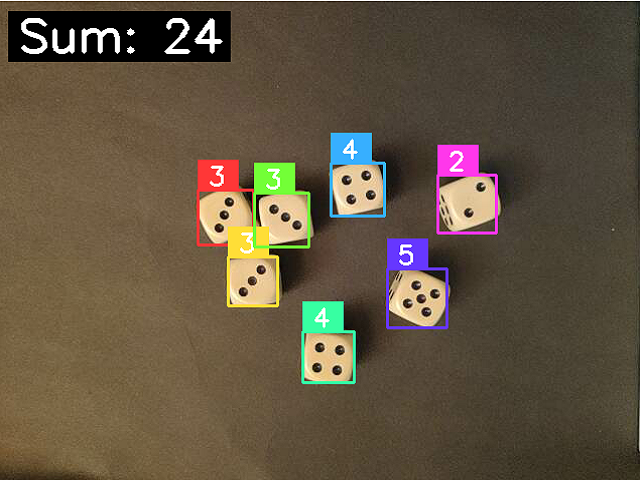
#> input picture ex1.png, 640 x 480 px
$ python -i adadadawdad.py   (imports and definitions only)
#> lines starting #> are read from the running program, lines starting #| are printed output that depends on the picture; after the words box and inside, x2 and y2 are one past the last pixel; in counts of white or black regions, pixels touching at a corner belong together
#> further down, picture is the input picture: shape (480, 640, 3); mean B, G, R 64.5, 83.8, 97
import cv2
import numpy as np
from sklearn.cluster import KMeans
from sklearn.metrics import calinski_harabasz_score

# TODO: REDO THIS FUNCTION

# Function to process a frame to identify the bounding boxes of the die faces
def process_frame(frame):
    # convert to grayscale
    gray = cv2.cvtColor(frame, cv2.COLOR_BGR2GRAY)
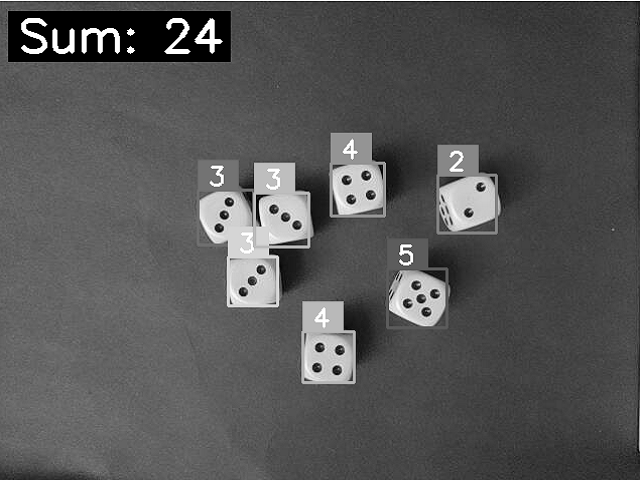
#> gray: shape (480, 640); min 0, max 255, mean 85.5
    # blur
    blur = cv2.GaussianBlur(gray, (5, 5), 0.5)
    # thresholding using Otsu's method
    _, threshed = cv2.threshold(blur, 0, 255, cv2.THRESH_BINARY + cv2.THRESH_OTSU)
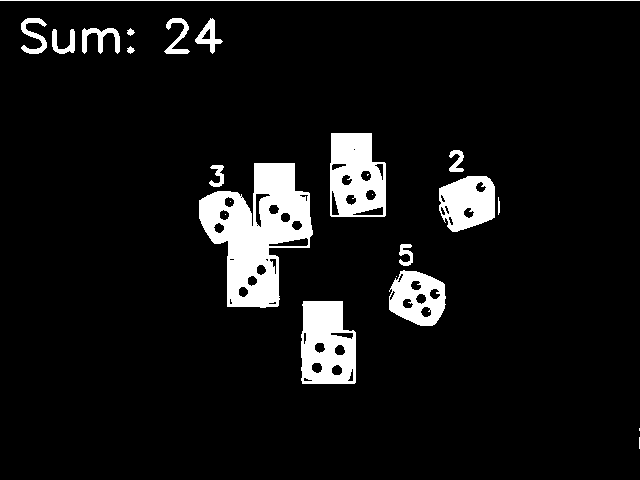
#> threshed: shape (480, 640); 7.7% white; 24 white regions (7 under 20 px), largest, box (x1, y1, x2, y2) and area: (199, 163, 313, 308) 8901, (301, 301, 356, 384) 3641, (330, 133, 386, 217) 3638

    if np.sum(threshed == 255) > np.sum(threshed == 0):
        threshed = cv2.bitwise_not(threshed)

    # morphological operations to remove noise
    kernel = np.ones((3,3), np.uint8)
    threshed = cv2.morphologyEx(threshed, cv2.MORPH_OPEN, kernel, iterations=2)
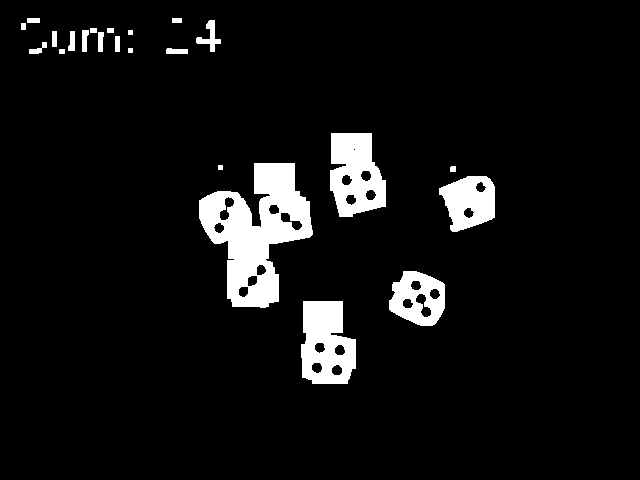
#> threshed: shape (480, 640); 6.8% white; 23 white regions, largest, box (x1, y1, x2, y2) and area: (199, 163, 313, 308) 8437, (301, 301, 356, 384) 3453, (330, 133, 386, 217) 3393

    white_pixels = np.column_stack(np.where(threshed == 255))
#> white_pixels = 20831 pairs, first value 18 to 383, second value 21 to 494

    # if not enough white pixels, return empty list
    if len(white_pixels) < 50:
        return []

    # evaluate the clusters by using calinski_harabasz_score
    scores = []
    for k in range(2, 10):
        kmeans = KMeans(n_clusters=k, random_state=0).fit(white_pixels)
        labels = kmeans.labels_
        score = calinski_harabasz_score(white_pixels, labels)
        scores.append(score)
#> this loop made 8 passes
#> score on passes 1 to 8: 13349.3, 16272.8, 22923.6, 32002.4, 32687.5, 31791.6, 48522, 57683.5
#> after the loop, scores = [13349.3, 16272.8, 22923.6, 32002.4, 32687.5, 31791.6, 48522, 57683.5]

    optimal_k = np.argmax(scores) + 2
#> optimal_k = 9

    # clusterin with optimal k
    kmeans = KMeans(n_clusters=optimal_k, random_state=0).fit(white_pixels)
    labels = kmeans.labels_

    # calculate bounding boxes for each cluster
    bounding_boxes = []
    for i in range(optimal_k):
        cluster_points = white_pixels[labels == i]
        x, y, w, h = cv2.boundingRect(cluster_points)

        # check whether the aspect ratio is acceptable between 0.8 and 1.2
        aspect_ratio = w / h
        if 0.8 <= aspect_ratio <= 1.2:
            size = (w+h)//2
            bounding_boxes.append((x, y, size, size))
#> this loop made 9 passes
#> (x, y, w, h, aspect_ratio, size) on passes 2, 7: (271, 389, 55, 56, 0.982, 55), (166, 439, 66, 56, 1.18, 61)
#> (x, y, w, h, aspect_ratio) on passes 1, 3, 4, 5, 6, 8: (163, 254, 81, 59, 1.37), (165, 199, 88, 64, 1.38), (301, 301, 83, 55, 1.51), (18, 21, 36, 112, 0.321), (238, 227, 70, 52, 1.35), (133, 330, 84, 56, 1.5)
#> after the loop, bounding_boxes = [(271, 389, 55, 55), (166, 439, 61, 61)]

    # for each bounding box, calculate the order
    sorting_number = []
    for (x, y, w, h) in bounding_boxes:
        sorting_number.append(x * frame.shape[1] + y)
#> this loop made 2 passes
#> after the loop, sorting_number = [173829, 106679]

    # sort bounding boxes according to the sorting number
    bounding_boxes = [box for _, box in sorted(zip(sorting_number, bounding_boxes))]
#> bounding_boxes = [(166, 439, 61, 61), (271, 389, 55, 55)]

    return bounding_boxes

>>> import cv2
>>> picture = cv2.imread('ex1.png')
>>> result = process_frame(picture)
#> result = [(166, 439, 61, 61), (271, 389, 55, 55)]

$ run again, on ex2.png
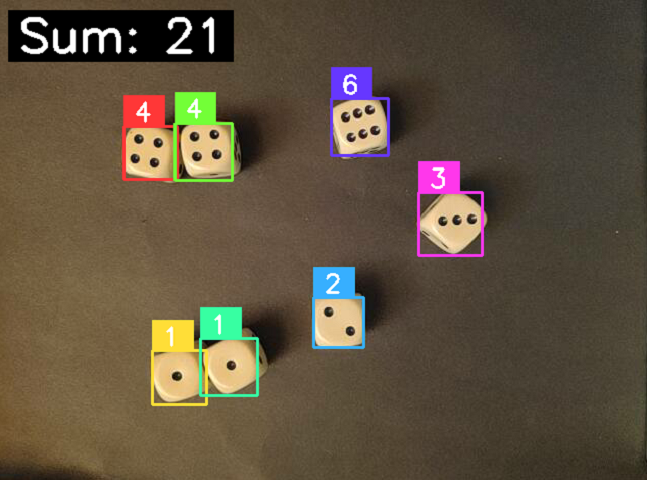
#> input picture ex2.png, 647 x 480 px
#> picture is the input picture: shape (480, 647, 3); mean B, G, R 62.7, 81.5, 94.8
#> in process_frame, `gray = cv2.cvtColor(frame, cv2.COLOR_BGR2GRAY)`:
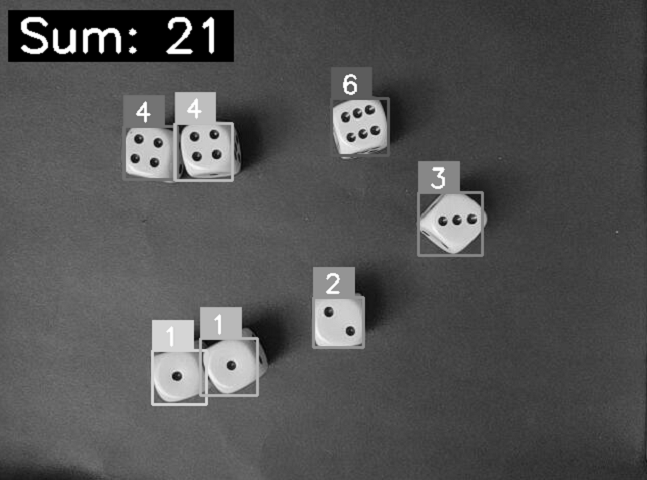
#> gray: shape (480, 647); min 0, max 255, mean 83.3
#> in process_frame, `threshed = cv2.morphologyEx(threshed, cv2.MORPH_OPEN, kernel, iteratio..`:
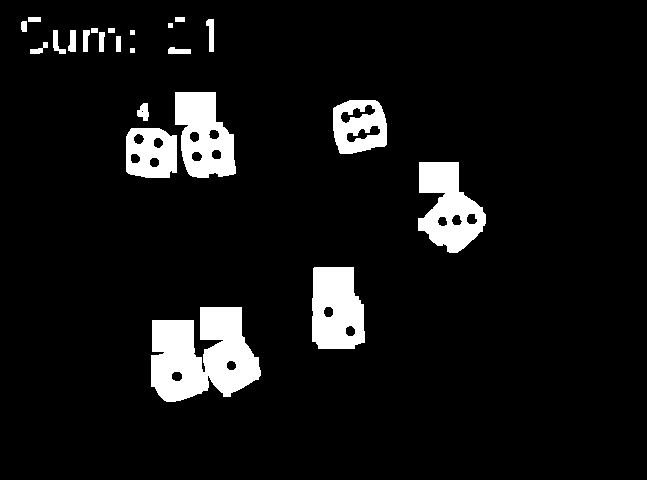
#> threshed: shape (480, 647); 7.7% white; 23 white regions, largest, box (x1, y1, x2, y2) and area: (151, 307, 261, 402) 7309, (418, 162, 486, 253) 3732, (312, 267, 365, 349) 3688
#> white_pixels = 23974 pairs, first value 17 to 401, second value 21 to 485
#> the loop in process_frame, `for k in range(2, 10):` made 8 passes
#> score on passes 1 to 8: 17088.6, 44536.8, 57411.1, 62794.7, 81572.7, 80112.5, 85786.8, 80998.6
#> after the loop in process_frame, `for k in range(2, 10):`: scores = [17088.6, 44536.8, 57411.1, 62794.7, 81572.7, 80112.5, 85786.8, 80998.6]
#> optimal_k = 8
#> the loop in process_frame, `for i in range(optimal_k):` made 8 passes
#> (x, y, w, h, aspect_ratio, size) on pass 7: (100, 333, 54, 54, 1, 54)
#> after the loop in process_frame, `for i in range(optimal_k):`: bounding_boxes = [(100, 333, 54, 54)]
#> the loop in process_frame, `for (x, y, w, h) in bounding_boxes:` made 1 pass
#> after the loop in process_frame, `for (x, y, w, h) in bounding_boxes:`: sorting_number = [65033]
#> result = [(100, 333, 54, 54)]
